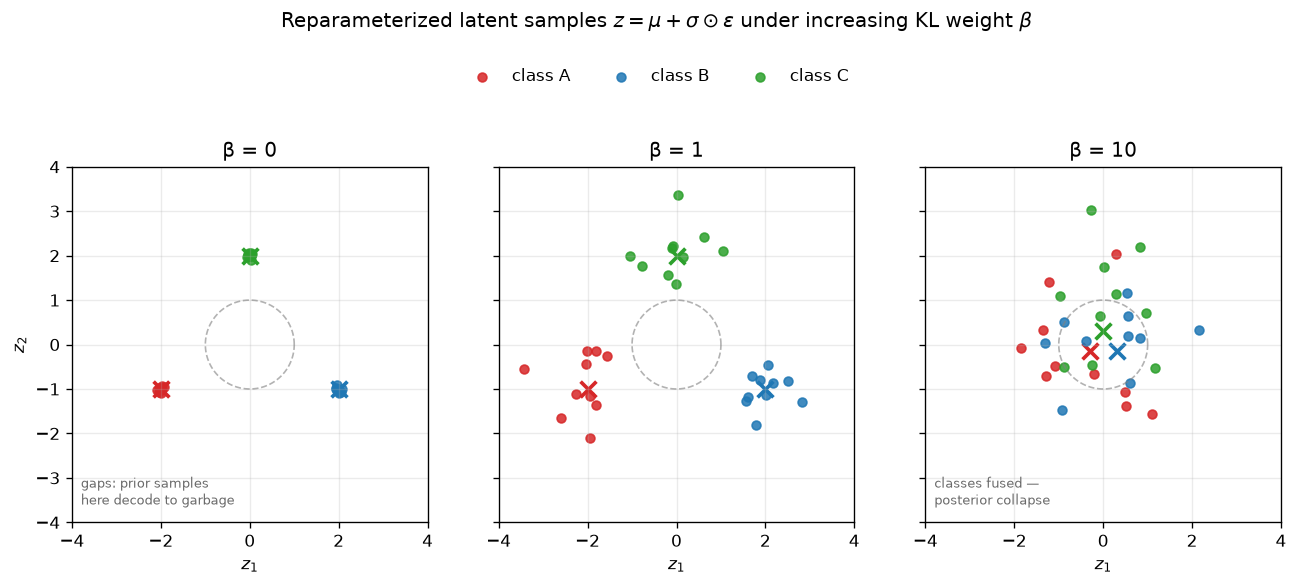

Here is the Python script that generated this plot:
"""
Day 79 — VAE & reparameterization trick.

Illustrates the effect of the KL-divergence weight (beta) on the organization
of a VAE's latent space. We don't train a real network here — instead we
hardcode plausible per-class (mu, sigma) encoder outputs for three synthetic
"digit-like" classes under three KL-weight regimes, then draw samples via
the reparameterization trick z = mu + sigma * epsilon. This isolates the
one effect we care about (how beta reshapes mu/sigma) from confounds like
training dynamics or dataset choice.

Regimes:
  beta = 0   -> KL term has no pull; encoder can shrink sigma toward 0 and
               push means far apart (behaves like a plain autoencoder,
               Day 78) -> tight, disjoint clusters with dead space between.
  beta = 1   -> standard VAE (Kingma & Welling 2013); sigma stays large
               enough that clusters overlap slightly and samples from the
               N(0,1) prior land in a region that actually decodes to
               something class-like.
  beta = 10  -> KL term dominates; means get pulled toward 0 and sigma
               pulled toward 1 (posterior collapse) -> classes fuse into
               the prior and per-class information is destroyed.
"""
import numpy as np
import matplotlib.pyplot as plt

np.random.seed(42)

n_per_class = 10  # 3 classes x 10 points x 3 panels = 90 points total, < 100 per constraint
class_names = ["class A", "class B", "class C"]
colors = ["#d62728", "#1f77b4", "#2ca02c"]

# "true" well-separated encoder means before any KL pressure is applied
base_mu = np.array([[-2.0, -1.0], [2.0, -1.0], [0.0, 2.0]])

regimes = [
    {"beta": 0, "mu_scale": 1.0, "sigma": 0.05},
    {"beta": 1, "mu_scale": 1.0, "sigma": 0.55},
    {"beta": 10, "mu_scale": 0.15, "sigma": 1.0},
]

fig, axes = plt.subplots(1, 3, figsize=(13, 4.3), sharex=True, sharey=True)

theta = np.linspace(0, 2 * np.pi, 200)
for ax, regime in zip(axes, regimes):
    mu_c = base_mu * regime["mu_scale"]
    sigma = regime["sigma"]

    # unit-std reference circle: where the N(0,1) prior puts most of its mass
    ax.plot(np.cos(theta), np.sin(theta), color="gray", lw=1, ls="--", alpha=0.6)

    for c in range(3):
        mu = mu_c[c]
        eps = np.random.randn(n_per_class, 2)      # epsilon ~ N(0, I), the noise source
        z = mu + sigma * eps                        # reparameterization trick: z = mu + sigma * epsilon
        ax.scatter(z[:, 0], z[:, 1], s=28, color=colors[c], alpha=0.85,
                   label=class_names[c] if regime["beta"] == 0 else None)
        ax.scatter(*mu, marker="x", s=90, color=colors[c], linewidths=2.2)

    ax.set_title(f"β = {regime['beta']}", fontsize=12)
    ax.set_xlim(-4, 4)
    ax.set_ylim(-4, 4)
    ax.set_aspect("equal")
    ax.grid(alpha=0.25)

axes[0].set_ylabel("$z_2$")
for ax in axes:
    ax.set_xlabel("$z_1$")

axes[0].annotate("gaps: prior samples\nhere decode to garbage",
                  xy=(0, 0), xytext=(-3.8, -3.6), fontsize=8, color="dimgray")
axes[2].annotate("classes fused —\nposterior collapse",
                  xy=(0, 0), xytext=(-3.8, -3.6), fontsize=8, color="dimgray")

fig.legend(loc="upper center", ncol=3, bbox_to_anchor=(0.5, 1.06), frameon=False)
fig.suptitle("Reparameterized latent samples $z = \\mu + \\sigma \\odot \\epsilon$ under increasing KL weight $\\beta$",
             y=1.14, fontsize=12)

plt.savefig("graph_DAY_79.png", dpi=120, bbox_inches="tight")
